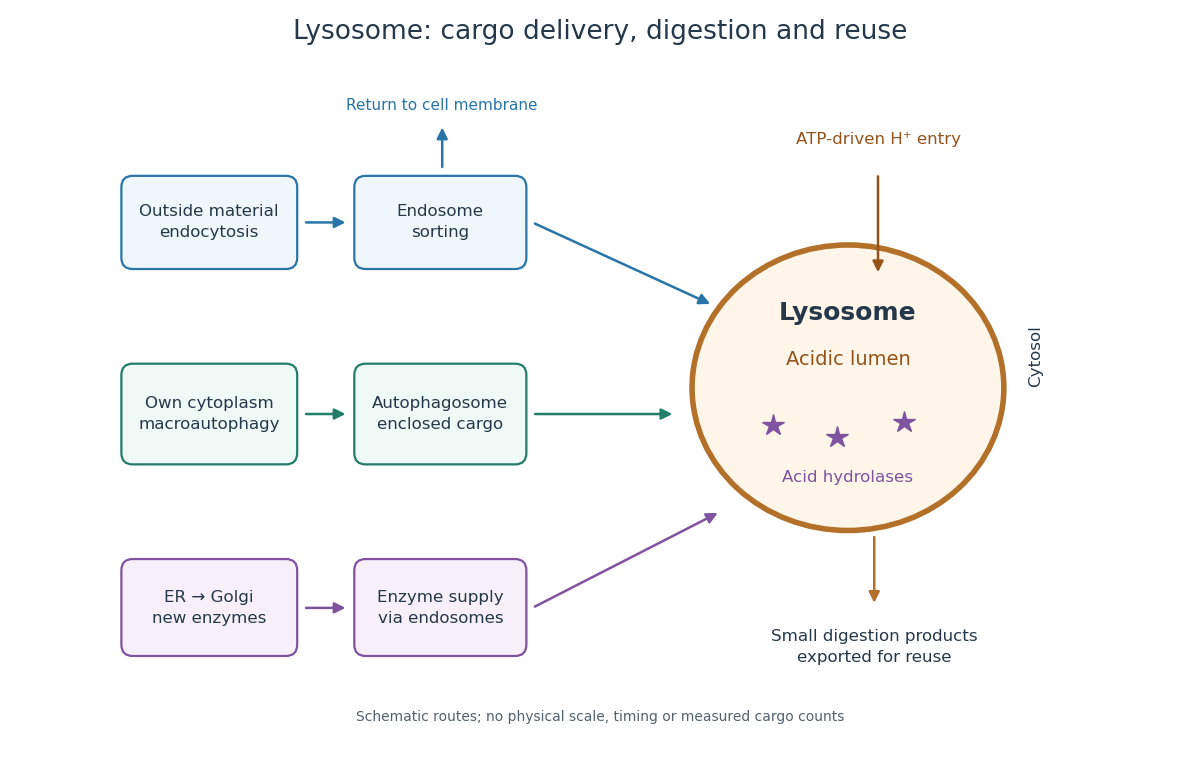

Reproduce this figure in Python.
"""Draw an original lysosome route schematic; write the PNG to the current directory.

Tested with Python 3.14 and matplotlib 3.10.7. Geometry is illustrative.
"""

from pathlib import Path

import matplotlib.pyplot as plt
from matplotlib.patches import Ellipse, FancyArrowPatch, FancyBboxPatch


INK = "#25384a"
BLUE = "#2875a8"
GREEN = "#227e68"
PURPLE = "#8053a0"


def box(ax, x, y, width, height, text, color, face):
    ax.add_patch(FancyBboxPatch((x, y), width, height,
                              boxstyle="round,pad=0.12,rounding_size=0.15",
                              linewidth=1.6, edgecolor=color, facecolor=face))
    ax.text(x + width / 2, y + height / 2, text,
            ha="center", va="center", fontsize=12, color=INK, linespacing=1.5)


def arrow(ax, start, end, color=INK, rad=0):
    ax.add_patch(FancyArrowPatch(start, end, arrowstyle="-|>",
                                mutation_scale=16, linewidth=1.8, color=color,
                                connectionstyle=f"arc3,rad={rad}"))


def main():
    plt.rcParams.update({"font.family": "DejaVu Sans", "font.size": 12})
    fig, ax = plt.subplots(figsize=(12, 7.6), dpi=100, facecolor="white")
    fig.subplots_adjust(left=0.025, right=0.975, bottom=0.04, top=0.91)
    ax.set(xlim=(0, 13), ylim=(0, 8.8), aspect="equal")
    ax.axis("off")
    fig.suptitle("Lysosome: cargo delivery, digestion and reuse", fontsize=19,
                 color=INK, y=0.975)

    box(ax, 0.25, 6.25, 2.1, 1.0, "Outside material\nendocytosis", BLUE, "#eff7fc")
    box(ax, 3.35, 6.25, 2.05, 1.0, "Endosome\nsorting", BLUE, "#eff7fc")
    arrow(ax, (2.55, 6.75), (3.15, 6.75), BLUE)
    arrow(ax, (4.4, 7.45), (4.4, 8.05), BLUE)
    ax.text(4.4, 8.25, "Return to cell membrane", ha="center", fontsize=11, color=BLUE)
    arrow(ax, (5.6, 6.75), (8.0, 5.65), BLUE)

    box(ax, 0.25, 3.65, 2.1, 1.1, "Own cytoplasm\nmacroautophagy", GREEN, "#eff9f5")
    box(ax, 3.35, 3.65, 2.05, 1.1, "Autophagosome\nenclosed cargo", GREEN, "#eff9f5")
    arrow(ax, (2.55, 4.2), (3.15, 4.2), GREEN)
    arrow(ax, (5.6, 4.2), (7.5, 4.2), GREEN)

    box(ax, 0.25, 1.1, 2.1, 1.05, "ER → Golgi\nnew enzymes", PURPLE, "#f7f0fa")
    box(ax, 3.35, 1.1, 2.05, 1.05, "Enzyme supply\nvia endosomes", PURPLE, "#f7f0fa")
    arrow(ax, (2.55, 1.62), (3.15, 1.62), PURPLE)
    arrow(ax, (5.6, 1.62), (8.1, 2.9), PURPLE)

    ax.add_patch(Ellipse((9.8, 4.55), 4.15, 3.8,
                         facecolor="#fff6e9", edgecolor="#b27028", linewidth=4))
    ax.text(9.8, 5.45, "Lysosome", ha="center", fontsize=18, weight="bold", color=INK)
    ax.text(9.8, 4.85, "Acidic lumen", ha="center", fontsize=14, color="#94531a")
    for x, y in ((8.8, 4.05), (9.65, 3.9), (10.55, 4.1)):
        ax.plot(x, y, marker="*", markersize=16, color=PURPLE)
    ax.text(9.8, 3.3, "Acid hydrolases", ha="center", color=PURPLE)
    ax.text(10.2, 7.8, "ATP-driven H⁺ entry", ha="center", color="#94531a")
    arrow(ax, (10.2, 7.4), (10.2, 6.05), "#94531a")
    ax.text(12.3, 4.6, "Cytosol", ha="center", rotation=90, color=INK)
    arrow(ax, (10.15, 2.6), (10.15, 1.65), "#b27028")
    ax.text(10.15, 1.1, "Small digestion products\nexported for reuse",
            ha="center", va="center", color=INK, linespacing=1.5)
    ax.text(6.5, 0.12, "Schematic routes; no physical scale, timing or measured cargo counts",
            ha="center", fontsize=10, color="#53616c")
    fig.savefig(Path.cwd() / f"{Path(__file__).stem}.png", facecolor="white", dpi=100)
    plt.close(fig)


if __name__ == "__main__":
    main()
